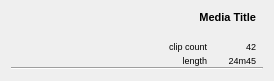
<?xml version="1.0" encoding="UTF-8"?>
<ui version="4.0">
 <class>MediaCellView</class>
 <widget class="QWidget" name="MediaCellView">
  <property name="geometry">
   <rect>
    <x>0</x>
    <y>0</y>
    <width>274</width>
    <height>81</height>
   </rect>
  </property>
  <property name="sizePolicy">
   <sizepolicy hsizetype="Expanding" vsizetype="Fixed">
    <horstretch>0</horstretch>
    <verstretch>0</verstretch>
   </sizepolicy>
  </property>
  <property name="windowTitle">
   <string>Form</string>
  </property>
  <layout class="QVBoxLayout" name="verticalLayout_2">
   <property name="spacing">
    <number>0</number>
   </property>
   <item>
    <layout class="QHBoxLayout" name="horizontalLayout">
     <item>
      <widget class="QLabel" name="thumbnail">
       <property name="enabled">
        <bool>true</bool>
       </property>
       <property name="sizePolicy">
        <sizepolicy hsizetype="Fixed" vsizetype="Fixed">
         <horstretch>0</horstretch>
         <verstretch>0</verstretch>
        </sizepolicy>
       </property>
       <property name="minimumSize">
        <size>
         <width>48</width>
         <height>48</height>
        </size>
       </property>
       <property name="maximumSize">
        <size>
         <width>48</width>
         <height>48</height>
        </size>
       </property>
       <property name="baseSize">
        <size>
         <width>48</width>
         <height>48</height>
        </size>
       </property>
       <property name="text">
        <string/>
       </property>
       <property name="scaledContents">
        <bool>true</bool>
       </property>
      </widget>
     </item>
     <item>
      <spacer name="horizontalSpacer">
       <property name="orientation">
        <enum>Qt::Horizontal</enum>
       </property>
       <property name="sizeHint" stdset="0">
        <size>
         <width>40</width>
         <height>20</height>
        </size>
       </property>
      </spacer>
     </item>
     <item>
      <layout class="QVBoxLayout" name="verticalLayout">
       <item>
        <widget class="QLabel" name="title">
         <property name="sizePolicy">
          <sizepolicy hsizetype="Expanding" vsizetype="Preferred">
           <horstretch>0</horstretch>
           <verstretch>0</verstretch>
          </sizepolicy>
         </property>
         <property name="font">
          <font>
           <pointsize>8</pointsize>
           <weight>75</weight>
           <bold>true</bold>
          </font>
         </property>
         <property name="text">
          <string>Media Title</string>
         </property>
         <property name="alignment">
          <set>Qt::AlignRight|Qt::AlignTop|Qt::AlignTrailing</set>
         </property>
         <property name="wordWrap">
          <bool>true</bool>
         </property>
        </widget>
       </item>
       <item>
        <layout class="QHBoxLayout" name="horizontalLayout_3">
         <item>
          <layout class="QGridLayout" name="gridLayout">
           <item row="0" column="0">
            <widget class="QLabel" name="label_2">
             <property name="font">
              <font>
               <pointsize>7</pointsize>
              </font>
             </property>
             <property name="text">
              <string>clip count</string>
             </property>
             <property name="alignment">
              <set>Qt::AlignRight|Qt::AlignTrailing|Qt::AlignVCenter</set>
             </property>
            </widget>
           </item>
           <item row="0" column="1">
            <widget class="QLabel" name="clipCount">
             <property name="font">
              <font>
               <pointsize>7</pointsize>
              </font>
             </property>
             <property name="text">
              <string>42</string>
             </property>
             <property name="alignment">
              <set>Qt::AlignRight|Qt::AlignTrailing|Qt::AlignVCenter</set>
             </property>
            </widget>
           </item>
           <item row="1" column="0">
            <widget class="QLabel" name="label_4">
             <property name="font">
              <font>
               <pointsize>7</pointsize>
              </font>
             </property>
             <property name="text">
              <string>length</string>
             </property>
             <property name="alignment">
              <set>Qt::AlignRight|Qt::AlignTrailing|Qt::AlignVCenter</set>
             </property>
            </widget>
           </item>
           <item row="1" column="1">
            <widget class="QLabel" name="length">
             <property name="font">
              <font>
               <pointsize>7</pointsize>
              </font>
             </property>
             <property name="text">
              <string>24m45</string>
             </property>
             <property name="alignment">
              <set>Qt::AlignRight|Qt::AlignTrailing|Qt::AlignVCenter</set>
             </property>
            </widget>
           </item>
          </layout>
         </item>
        </layout>
       </item>
      </layout>
     </item>
     <item>
      <widget class="QLabel" name="arrow">
       <property name="sizePolicy">
        <sizepolicy hsizetype="Fixed" vsizetype="Preferred">
         <horstretch>0</horstretch>
         <verstretch>0</verstretch>
        </sizepolicy>
       </property>
       <property name="text">
        <string/>
       </property>
       <property name="pixmap">
        <pixmap>../../../Pictures/arrowRight.png</pixmap>
       </property>
      </widget>
     </item>
    </layout>
   </item>
   <item>
    <widget class="Line" name="line">
     <property name="orientation">
      <enum>Qt::Horizontal</enum>
     </property>
    </widget>
   </item>
  </layout>
 </widget>
 <resources/>
 <connections/>
</ui>
